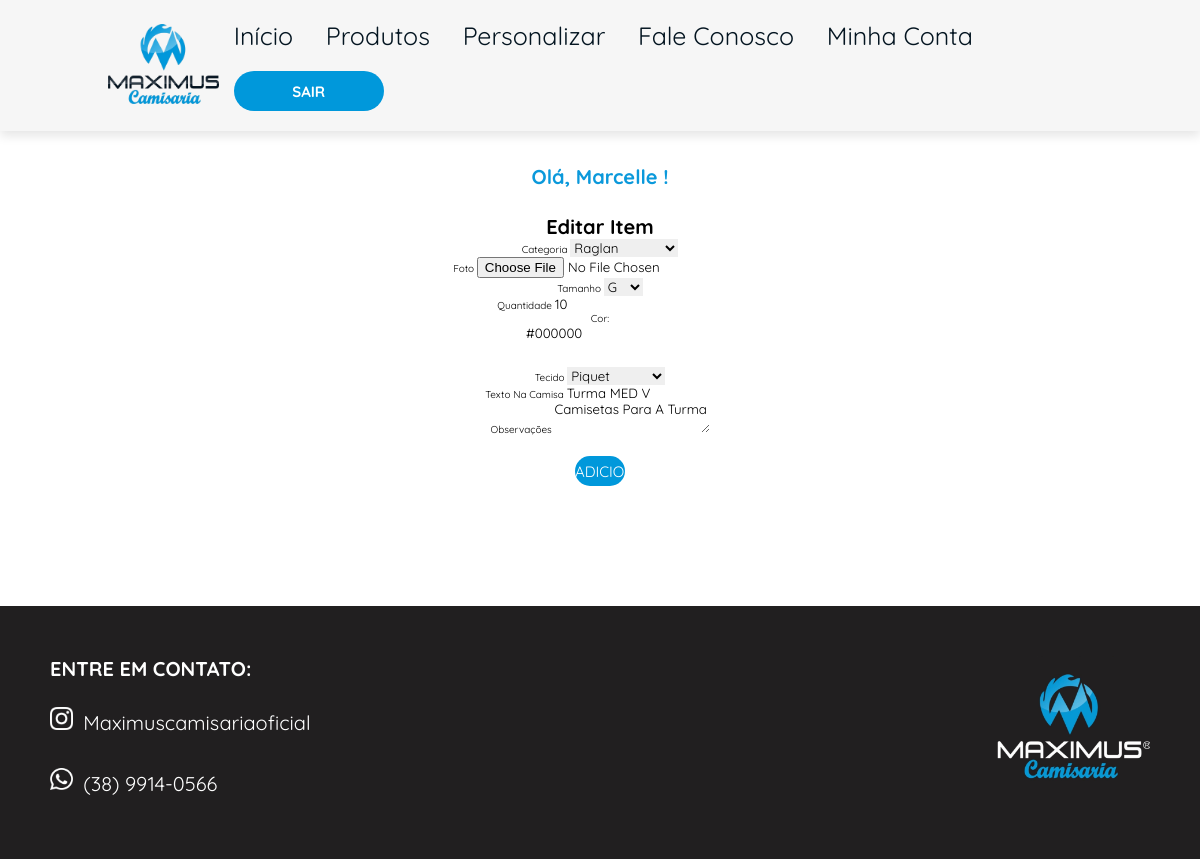
Before: /editar_item/3 (signed in) with the older database file.
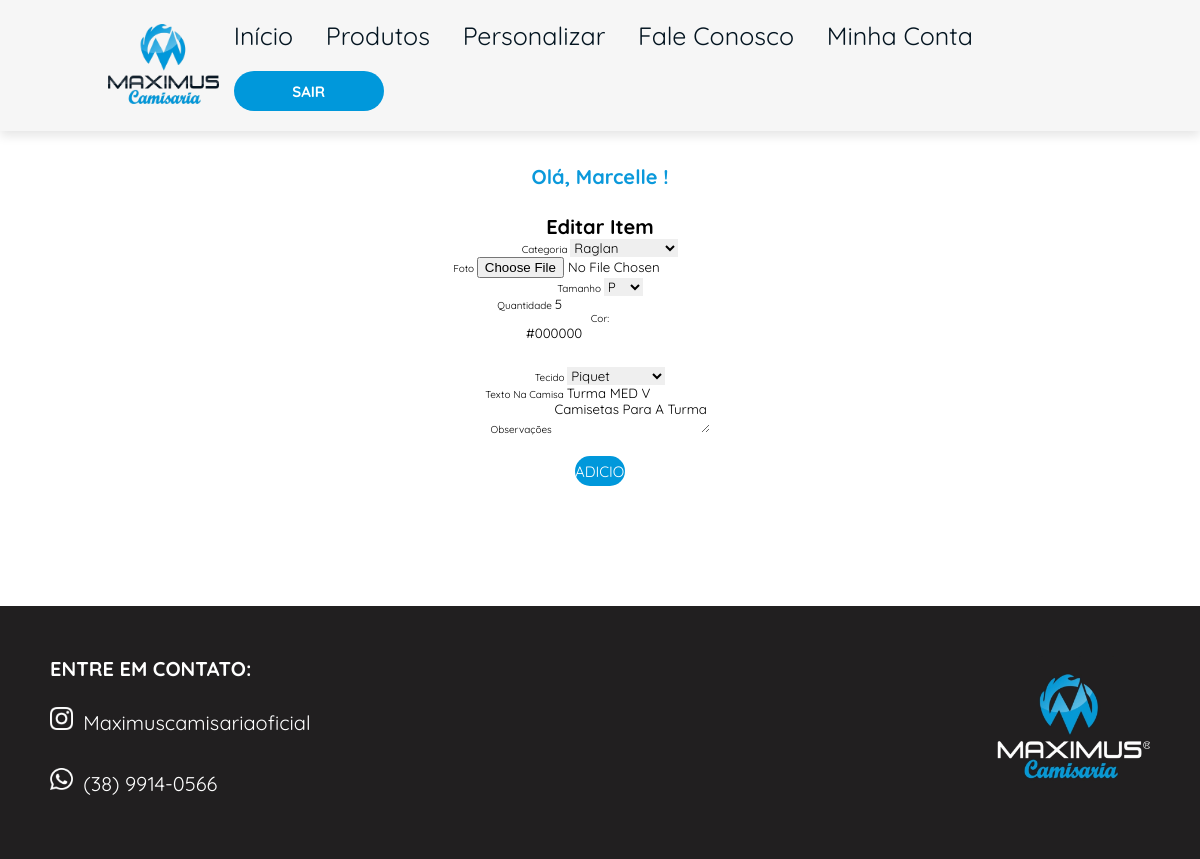
After: the same page with the newer database file.
### loja/models.py (models this page shows)
class Usuario(database.Model, UserMixin):
    id = database.Column(database.Integer, primary_key=True)
    username = database.Column(database.String, nullable=False)
    userlastname = database.Column(database.String, nullable=False)
    email = database.Column(database.String, nullable=False, unique=True)
    senha = database.Column(database.String, nullable=False)
    cpf = database.Column(database.String(11), nullable=False, unique=True)
    endereco = database.Column(database.String, nullable=False)
    complemento = database.Column(database.String, nullable=False)
    cidade = database.Column(database.String, nullable=False)
    uf = database.Column(database.String(2), nullable=False)
    cep = database.Column(database.String(8), nullable=False)
    telefone = database.Column(database.String, nullable=False)

class Personalizada(database.Model):
    id = database.Column(database.Integer, primary_key=True)
    foto = database.Column(database.String, default="default.png")
    data_criacao = database.Column(database.DateTime, nullable=False, default=datetime.utcnow())
    categoria = database.Column(database.String, nullable=False)
    cor = database.Column(database.String, nullable=False)
    tamanho = database.Column(database.String, nullable=False)
    quantidade = database.Column(database.Integer, nullable=False)
    tecido = database.Column(database.String, nullable=False)
    texto_camisa = database.Column(database.String, nullable=False)
    observacao = database.Column(database.String, nullable=False)
    id_usuario = database.Column(database.Integer, database.ForeignKey('usuario.id'), nullable=False)

### loja/routes.py (the view, shortened to what this page needs)
@app.route("/editar_item/<int:id>", methods=["GET", "POST"])
@login_required
def editar_item(id):
    item = Personalizada.query.get_or_404(id)
    if item.id_usuario != current_user.id:
        abort(403)
    form = FormPersonalizada(obj=item)
    return render_template('editar_item.html', form=form, item=item)

### loja/forms.py
class FormPersonalizada(FlaskForm):
    foto = FileField('Foto')
    categorias = [('personalizada', 'Personalizada'), ('tradicional', 'Tradicional'), ('raglan', 'Raglan'),
        ('esportiva', 'Esportiva'), ('uniforme', 'Escolar'), ('longa', 'Manga Longa'),
        ('golaV', 'Gola V'), ('golapolo', 'Gola Polo'), ('oversized', 'Oversized')]
    tamanhos = [('pp', 'PP'), ('p', 'P'), ('m', 'M'), ('g', 'G'), ('gg', 'GG')]
    tecidos = [('algodao', 'Algodão'), ('piquet', 'Piquet'), ('dryfit', 'Dry Fit'),
        ('pvantipiling', 'PV Antipiling')]
    categoria = SelectField('Categoria', choices=categorias, validators=[DataRequired()])
    tamanho = SelectField('Tamanho', choices=tamanhos, validators=[DataRequired()])
    quantidade = IntegerField('Quantidade', validators=[DataRequired()])
    tecido = SelectField('Tecido', choices=tecidos, validators=[DataRequired()])
    cor = HiddenField('Cor')
    texto_camisa = StringField('Texto na Camisa', validators=[DataRequired()])
    observacao = TextAreaField('Observações')
    botao_confirmacao = SubmitField('ADICIONAR AO CARRINHO')

### loja/models.py (called while the page is built)
@login_manager.user_loader
def load_usuario(id_usuario):
    return Usuario.query.get(int(id_usuario))

### loja/templates/editar_item.html (shortened to what this page needs)
{% extends "personalizar.html" %}
{% block main1 %}
<main>
    <div class="Subtitulo-base">
        <h1 class="subtitulo"> Olá, {{current_user.username}} !</h1>
    </div>
{% endblock %}
{% block main2 %}
    <h1>Editar Item</h1>
    <form method="POST" action="{{ url_for('editar_item', id=item.id) }}" enctype="multipart/form-data">
        {{ form.categoria.label }} {{ form.categoria(value=item.categoria) }}<br>
        {{ form.foto.label }} {{ form.foto }}<br>
        {{ form.tamanho.label }} {{ form.tamanho(value=item.tamanho) }}<br>
        {{ form.quantidade.label }} {{ form.quantidade(value=item.quantidade) }}<br>
        <div class="seletor-cor">
            <label for="cor">Cor:</label><br>
            <input class="jscolor {onFineChange:'updateColor(this)'}" id="cor-picker" value="#000000">
        </div>
        {{ form.cor }}<br><br>
        {{ form.tecido.label }} {{ form.tecido(value=item.tecido) }}<br>
        {{ form.texto_camisa.label }} {{ form.texto_camisa(value=item.texto_camisa) }}<br>
        {{ form.observacao.label }} {{ form.observacao(value=item.observacao) }}<br>
        {{ form.botao_confirmacao(class_="botao") }}
    </form>
</main>
{% endblock %}

### loja/templates/personalizar.html (shortened to what this page needs)
{% extends "homepage.html" %}
{% block style %}
<link rel="stylesheet" href="{{ url_for('static', filename='css/homepage.css') }}">
<link rel="stylesheet" href="{{ url_for('static', filename='css/personalizar.css') }}">
{% endblock %}
{% block header %}
<header>
    <a href="/"> <img class="logo" src="{{ url_for('static', filename='images/logoPNG.png') }}" alt="Logo"></a>
    <nav class="navbar">
        <a href="{{ url_for('perfil', id_usuario=current_user.id) }}">início</a>
        <a href="/produtos">produtos</a>
        <a href="/personalizar">personalizar</a>
        <a href="/fale">fale conosco</a>
        <a href="/minhaconta">minha conta</a>
        <a href="{{ url_for('logout') }}"> <button class="botao1" type="button"> <strong> SAIR </strong></button></a>
    </nav>
</header>
{% endblock %}

### loja/templates/homepage.html (shortened to what this page needs)
<!DOCTYPE html>
<html lang="pt-br">
<head>
    {% block style %}{% endblock %}
</head>
<body>
    {% block header %}{% endblock %}
    {% block main1 %}{% endblock %}
    {% block main2 %}{% endblock %}
    {% block footer %}
    <footer class="rodape">
        <div>
            <div class="redes-container">
                <h3 class="titulo-rodape"> ENTRE EM CONTATO: </h3>
                <a href="https://www.instagram.com/">
                    <img class="redes-sociais" src="{{ url_for('static', filename='images/rodape/insta.webp') }}" alt="Instagram">
                    <span class="texto-redes-sociais">maximuscamisariaoficial</span>
                </a>
                <br>
                <a href="https://web.whatsapp.com/">
                    <img class="redes-sociais" src="{{ url_for('static', filename='images/rodape/whatsapp.png') }}" alt="WhatsApp">
                    <span class="texto-redes-sociais">(38) 9914-0566</span>
                </a>
            </div>
        </div>
        <a href="/"><img class="logo-rodape" src="{{ url_for('static', filename='images/rodape/logoRodapé.jpeg') }}" alt="Imagem"></a>
    </footer>
    {% endblock %}
</body>
</html>

### loja/static/css/homepage.css (style rules this page uses)
:root { --azulclaro: #0098db; --azulescuro: #041521; --branco: #f6f6f6; --azulbotao: #00008B; --logoescura: #211f20; }
* { margin: 0; padding: 0; box-sizing: border-box; font-family: "Quicksand", sans-serif; outline: none; border: none; text-transform: capitalize; transition: .2s linear; }
html { font-size: 62.5%; scroll-behavior: smooth; scroll-padding-top: 6rem; overflow-x: hidden; }
header { top: 0; left: 0; right: 0; background:var(--branco); padding: 2rem 9%; display: flex; align-items: center; justify-content: space-between; z-index: 1000; box-shadow: 0 .5rem 1rem rgba(0, 0, 0, .1); }
header .logo { height: 8rem; }
header a { text-decoration: none; }
header .navbar a { font-size: 25px; padding: 0 1.5rem; color: var(--azulescuro); }
main { padding-top: 8px; margin-bottom: 12rem; display: flex; flex-direction: column; align-items: center; text-align: center; }
.botao { background-color:var(--azulclaro) ; width: 5rem; height: 3rem; border: none; font-family: 'Quicksand', sans-serif; font-size: 15px; color: white; border-radius: 20px; margin-top: 2rem; }
.botao1 { background-color:var(--azulclaro) ; width: 15rem; height: 4rem; border: none; font-family: 'Quicksand', sans-serif; font-size: 15px; color: white; border-radius: 20px; margin-top: 2rem; }
.subtitulo { padding: 5px; font-family: "Quicksand", sans-serif; color:#0b99db; display: flex; justify-content: center; height: 70; margin-top: 2rem; margin-bottom: 2rem; }
.rodape { display: flex; justify-content: space-between; align-items: flex-start; background-color: var(--logoescura); margin: 0; padding: 5rem; }
.titulo-rodape { font-family: "Quicksand", sans-serif; font-size: 20px; color: white; margin-bottom: 16px; }
.logo-rodape { height: 15rem; }
.redes-container { display: flex; flex-direction: column; gap: 1rem; }
.redes-sociais { height: 2.25rem; margin-right: 8px; }
.texto-redes-sociais { color: white; font-size: 20px; }
.redes-container a { text-decoration: none; }

Changed rows visible on the page:
changed Personalizada "Raglan": tamanho "G" → "P"; quantidade "10" → "5"
